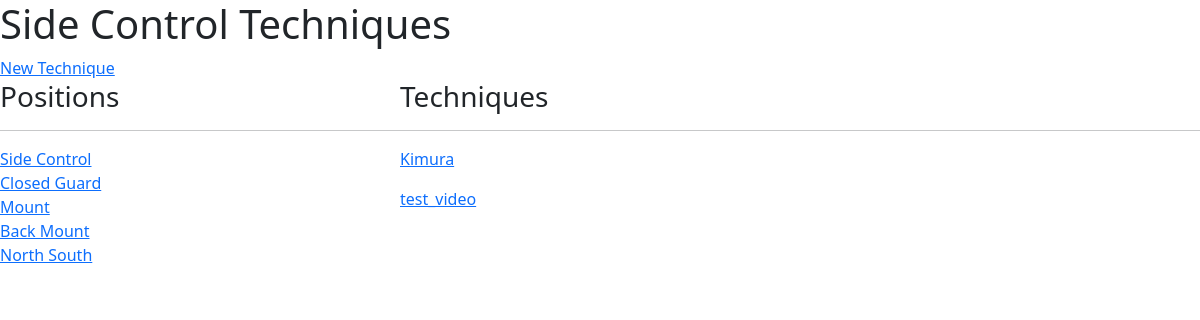
/position/Side Control/ (signed in), run on an earlier commit of the app's database.
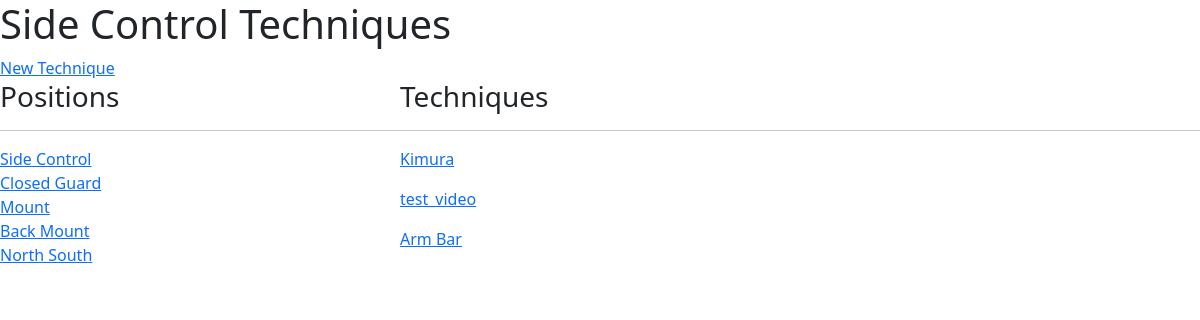
And on a later commit of the database.
### bjjtracker/models.py (models this page shows, shortened)
class Position(models.Model):
    name = models.CharField(primary_key=True, max_length=100)
    concepts = models.TextField(null=True, blank=True)
    def __str__(self):
        return self.name

class Technique(models.Model):
    TOP_BOTTOM = (
        ('top', 'top'),
        ('bottom', 'bottom'),
    )
    name = models.CharField(max_length=100)
    position = models.ForeignKey(Position, on_delete=models.CASCADE)
    topBottom = models.CharField(max_length=10, choices=TOP_BOTTOM, blank=True)
    user = models.ForeignKey(User, on_delete=models.CASCADE)
    tags = models.ManyToManyField('Tag', blank=True)
    date = models.DateTimeField(auto_now=True)
    steps = models.TextField(null=True, blank=True)
    details = models.TextField(null=True, blank=True)
    comments = models.TextField(null=True, blank=True)
    video = models.FileField(null=True, blank=True)
    id = models.UUIDField(default=uuid.uuid4, unique=True, primary_key=True, editable=False)

### bjjtracker/views.py (the view)
# urls.py: path('position/<str:name>/', views.positionView, name='position'),
@login_required(login_url='login')
def positionView(request, name):
    user = request.user
    positions = Position.objects.all()
    position = Position.objects.get(name=name)
    techniques = Technique.objects.filter(position__name=position.name, user=user)
    context = {'positions':positions, 'position': position, 'techniques': techniques}
    return render(request, 'bjjtracker/position.html', context)

### bjjtracker/templates/bjjtracker/position.html (shortened to what this page needs)
{% extends 'main.html' %}
{% block content %}
<h1>{{ position }} Techniques</h1>
<a href="{% url 'create-technique' %}">New Technique</a>
<div class="home-containers">
    <div>
        <h3>Positions</h3>
        <hr>
        {% for position in positions %}
        <div>
            <a href="{% url 'position'  position.name %}">{{ position }}</a>
        </div>
        {% endfor %}
    </div>
    <div>
        <h3>Techniques</h3>
        <hr>
        {% for technique in techniques %}
            <p><a href="{% url 'technique' technique.id %}">{{ technique.name }}</a></p>
        {% endfor %}
    </div>
</div>
{% endblock %}

What changed in the data, as far as the page shows it:
added Technique: name "Arm Bar"
